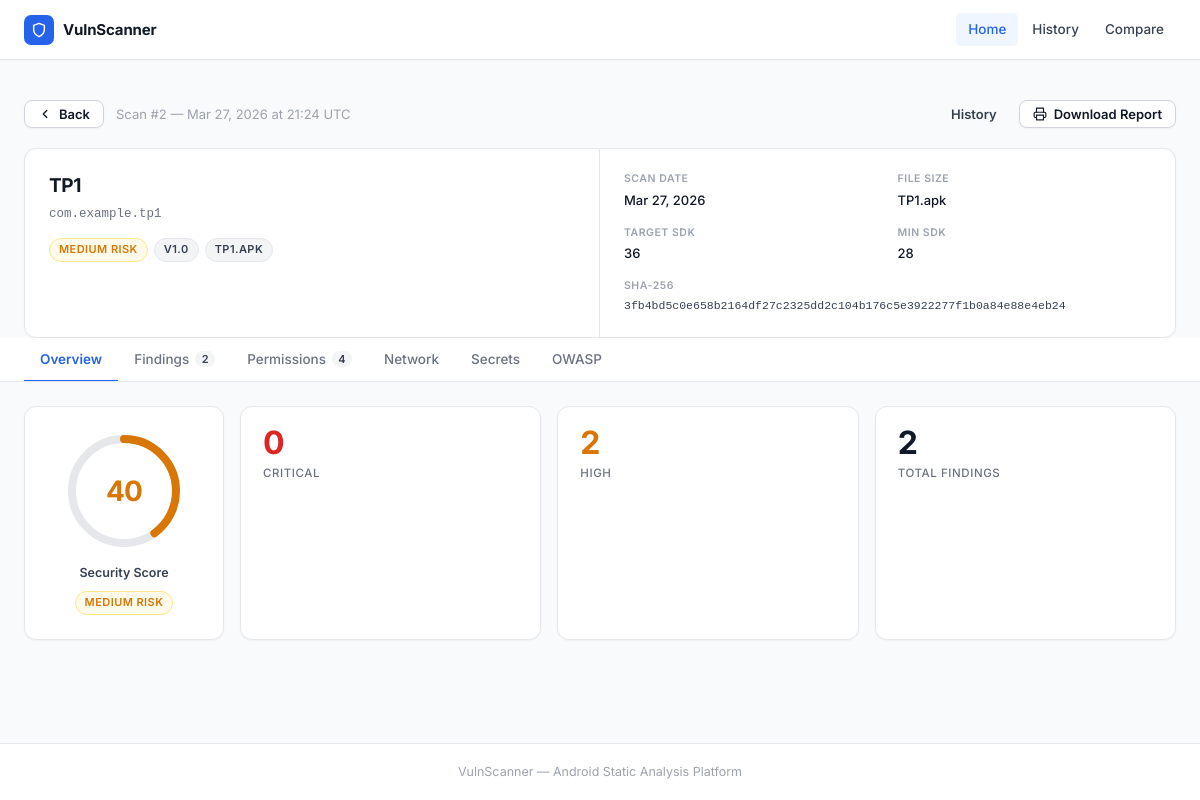
The page /report/2 on the database its author committed.
### app/models.py (models this page shows, shortened)
class ScanResult(db.Model):
    __tablename__ = "scan_results"
    id = db.Column(db.Integer, primary_key=True)
    scan_hash = db.Column(db.String(64), unique=True, nullable=False, index=True)
    app_name = db.Column(db.String(255), nullable=False, default="Unknown")
    package_name = db.Column(db.String(255), nullable=False, default="Unknown")
    apk_filename = db.Column(db.String(255), nullable=False)
    security_score = db.Column(db.Integer, nullable=True)
    critical_count = db.Column(db.Integer, default=0)
    high_count = db.Column(db.Integer, default=0)
    total_findings = db.Column(db.Integer, default=0)
    findings_json = db.Column(db.Text, nullable=True)
    meta_json = db.Column(db.Text, nullable=True)
    created_at = db.Column(
        db.DateTime,
        default=lambda: datetime.now(timezone.utc),
        nullable=False,
    )
    @property
    def findings(self) -> list:
        if self.findings_json:
            return json.loads(self.findings_json)
        return []
    @property
    def meta(self) -> dict:
        defaults = {
            "file_size": "", "target_sdk": "", "min_sdk": "",
            "version_name": "", "sha256": "",
            "permissions_dangerous": [], "permissions_normal": [], "permissions_signature": [],
            "secrets": [], "firebase_urls": [], "hardcoded_urls": [],
            "domains": [], "certificate_analysis": [],
            "trackers_count": 0, "trackers_list": [],
        }
        if self.meta_json:
            stored = json.loads(self.meta_json)
            return {**defaults, **stored}
        return defaults

### app/routes.py (the view)
@main_bp.route("/report/<int:scan_id>", methods=["GET"])
def report(scan_id: int):
    scan = ScanResult.query.get_or_404(scan_id)
    return render_template("report.html", scan=scan)

### templates/report.html (shortened to what this page needs)
{% extends "base.html" %}
{% set active = "home" %}
{% set score = scan.security_score if scan.security_score is not none else 0 %}
{% if scan.security_score is none %}
  {% set score_color = '#9CA3AF' %}
  {% set score_badge = 'badge-neutral' %}
  {% set score_label = 'N/A' %}
{% elif score < 40 %}
  {% set score_color = '#DC2626' %}
  {% set score_badge = 'badge-critical' %}
  {% set score_label = 'Critical Risk' %}
{% elif score < 70 %}
  {% set score_color = '#D97706' %}
  {% set score_badge = 'badge-high' %}
  {% set score_label = 'Medium Risk' %}
{% else %}
  {% set score_color = '#16A34A' %}
  {% set score_badge = 'badge-green' %}
  {% set score_label = 'Low Risk' %}
{% endif %}
{% set circumference = 326.73 %}
{% set dash_offset   = circumference - (circumference * score / 100) %}
{% set meta = scan.meta %}
{% set perms_d    = meta.get('permissions_dangerous', []) %}
{% set perms_n    = meta.get('permissions_normal', []) %}
{% set perms_s    = meta.get('permissions_signature', []) %}
{% set secrets    = meta.get('secrets', []) %}
{% set fb_urls    = meta.get('firebase_urls', []) %}
{% set h_urls     = meta.get('hardcoded_urls', []) %}
{% set domains    = meta.get('domains', []) %}
{% set cert_issues = meta.get('certificate_analysis', []) %}
{% set t_count    = meta.get('trackers_count', 0) %}
{% set t_list     = meta.get('trackers_list', []) %}
{% set ns = namespace(
    m1=false, m1_why='',
    m2=false, m2_why='',
    m4=false, m4_why='',
    m7=false, m7_why='',
    m8=false, m8_why='',
    m9=false, m9_why=''
) %}
{% if secrets or fb_urls %}
  {% set ns.m1 = true %}
  {% set ns.m1_why = (secrets|length)|string + ' hardcoded secret(s) detected' %}
{% endif %}
{% set code_count     = scan.findings | selectattr('category','equalto','Code Analysis')     | list | length %}
{% set manifest_count = scan.findings | selectattr('category','equalto','Manifest Analysis') | list | length %}
{% set binary_count   = scan.findings | selectattr('category','equalto','Binary Analysis')   | list | length %}
{% for f in scan.findings %}
  {% set t = f.title | lower %}
  {% if 'password' in t or 'credential' in t or 'secret' in t or 'hardcoded' in t %}
    {% set ns.m1 = true %}
    {% if not ns.m1_why %}{% set ns.m1_why = 'Credential-related code findings' %}{% endif %}
  {% endif %}
  {% if f.category == 'Binary Analysis' %}
    {% set ns.m2 = true %}
    {% set ns.m2_why = binary_count|string + ' binary analysis finding(s)' %}
  {% endif %}
  {% if f.category == 'Code Analysis' %}
    {% set ns.m4 = true %}
    {% set ns.m4_why = code_count|string + ' code analysis finding(s)' %}
  {% endif %}
  {% if 'debug' in t or 'obfuscat' in t %}
    {% set ns.m7 = true %}
    {% set ns.m7_why = 'Debuggable or obfuscation issue found' %}
  {% endif %}
  {% if f.category == 'Manifest Analysis' %}
    {% set ns.m8 = true %}
    {% set ns.m8_why = manifest_count|string + ' manifest misconfiguration(s)' %}
  {% endif %}
  {% if 'storage' in t or 'sqlite' in t or 'preference' in t or 'external storage' in t or 'sdcard' in t %}
    {% set ns.m9 = true %}
    {% set ns.m9_why = 'Insecure storage patterns detected' %}
  {% endif %}
{% endfor %}
{% block content %}
<div class="page">
  <div class="report-topbar">
    <div class="report-topbar-left">
      <a href="/" class="btn btn-secondary btn-sm">
        <svg width="14" height="14" viewBox="0 0 24 24" fill="none" stroke="currentColor" stroke-width="2.2" stroke-linecap="round" stroke-linejoin="round"><polyline points="15 18 9 12 15 6"/></svg>
        Back
      </a>
      <span style="font-size:13px;color:var(--text-4);">
        Scan #{{ scan.id }} &mdash; {{ scan.created_at.strftime('%b %d, %Y at %H:%M UTC') }}
      </span>
    </div>
    <div class="report-topbar-right">
      <a href="/history" class="btn btn-ghost btn-sm">History</a>
      <button class="btn btn-secondary btn-sm" onclick="window.print()">
        <svg width="14" height="14" viewBox="0 0 24 24" fill="none" stroke="currentColor" stroke-width="2" stroke-linecap="round" stroke-linejoin="round">
          <polyline points="6 9 6 2 18 2 18 9"/><path d="M6 18H4a2 2 0 0 1-2-2v-5a2 2 0 0 1 2-2h16a2 2 0 0 1 2 2v5a2 2 0 0 1-2 2h-2"/><rect x="6" y="14" width="12" height="8"/>
        </svg>
        Download Report
      </button>
    </div>
  </div>
  <div class="card app-info-card" style="margin-bottom:0;">
    <div class="card-body">
      <div class="app-info-main">
        <div class="app-name">{{ scan.app_name }}</div>
        <div class="app-package">{{ scan.package_name }}</div>
        <div class="app-tags">
          <span class="badge {{ score_badge }}">{{ score_label }}</span>
          {% if meta.get('version_name') %}<span class="badge badge-neutral">v{{ meta.version_name }}</span>{% endif %}
          <span class="badge badge-neutral">{{ scan.apk_filename }}</span>
        </div>
      </div>
      <div class="app-info-meta">
        <div class="meta-grid">
          <div>
            <div class="meta-label">Scan Date</div>
            <div class="meta-value">{{ scan.created_at.strftime('%b %d, %Y') }}</div>
          </div>
          <div>
            <div class="meta-label">File Size</div>
            <div class="meta-value">{% if meta.get('file_size') %}{{ meta.file_size }}{% else %}—{% endif %}</div>
          </div>
          <div>
            <div class="meta-label">Target SDK</div>
            <div class="meta-value">{% if meta.get('target_sdk') %}{{ meta.target_sdk }}{% else %}—{% endif %}</div>
          </div>
          <div>
            <div class="meta-label">Min SDK</div>
            <div class="meta-value">{% if meta.get('min_sdk') %}{{ meta.min_sdk }}{% else %}—{% endif %}</div>
          </div>
          {% if meta.get('sha256') %}
          <div style="grid-column:span 2;">
            <div class="meta-label">SHA-256</div>
            <div class="meta-value mono">{{ meta.sha256 }}</div>
          </div>
          {% endif %}
        </div>
      </div>
    </div>
  </div>
  <div class="report-tabs-wrap">
    <div class="report-tabs">
      <button class="tab-btn active" data-tab="overview">Overview</button>
      <button class="tab-btn" data-tab="findings">
        Findings
        <span class="tab-count">{{ scan.total_findings }}</span>
      </button>
      <button class="tab-btn" data-tab="permissions">
        Permissions
        {% if perms_d %}<span class="tab-count">{{ perms_d | length }}</span>{% endif %}
      </button>
      <button class="tab-btn" data-tab="network">
        Network
      </button>
      <button class="tab-btn" data-tab="secrets">
        Secrets
      </button>
      <button class="tab-btn" data-tab="owasp">OWASP</button>
    </div>
  </div>
  <div class="tab-panel active" id="tab-overview">
    <div class="score-stats-row">
      <div class="card score-card">
        <div class="card-body">
          <div class="gauge-wrap">
            <svg width="120" height="120" viewBox="0 0 120 120">
              <circle cx="60" cy="60" r="52" fill="none" stroke="#E5E7EB" stroke-width="8"/>
              <circle cx="60" cy="60" r="52" fill="none"
                      stroke="{{ score_color }}"
                      stroke-width="8"
                      stroke-linecap="round"
                      stroke-dasharray="{{ circumference }} {{ circumference }}"
                      stroke-dashoffset="{{ dash_offset | round(2) }}"/>
            </svg>
            <div class="gauge-value" style="color:{{ score_color }};">
              {% if scan.security_score is not none %}{{ scan.security_score }}{% else %}—{% endif %}
            </div>
          </div>
          <div class="score-label-text">Security Score</div>
          <span class="badge {{ score_badge }}">{{ score_label }}</span>
        </div>
      </div>
      <div class="stats-grid">
        <div class="card stat-card">
          <div class="card-body">
            <div class="stat-number critical">{{ scan.critical_count }}</div>
            <div class="stat-label">Critical</div>
          </div>
        </div>
        <div class="card stat-card">
          <div class="card-body">
            <div class="stat-number high">{{ scan.high_count }}</div>
            <div class="stat-label">High</div>
          </div>
        </div>
        <div class="card stat-card">
          <div class="card-body">
            <div class="stat-number neutral">{{ scan.total_findings }}</div>
            <div class="stat-label">Total Findings</div>
          </div>
        </div>
      </div>
    </div>
  </div>
    {% set total_perms = (perms_d | length) + (perms_n | length) + (perms_s | length) %}
</div>
{% endblock %}

### rows shown on the page
ScanResult: id "2", created_at "Mar 27, 2026 at 21:24 UTC", app_name "TP1", package_name "com.example.tp1", apk_filename "TP1.APK", created_at "Mar 27, 2026", file_size "TP1.apk", total_findings "2", security_score "40", critical_count "0", high_count "2"

### other values the page prints
{{ score_label }} "MEDIUM RISK"
{{ meta.version_name }} "1.0"
{{ meta.target_sdk }} "36"
{{ meta.min_sdk }} "28"
{{ meta.sha256 }} "3fb4bd5c0e658b2164df27c2325dd2c104b176c5e3922277f1b0a84e88e4eb24"
{{ perms_d | length }} "4"
